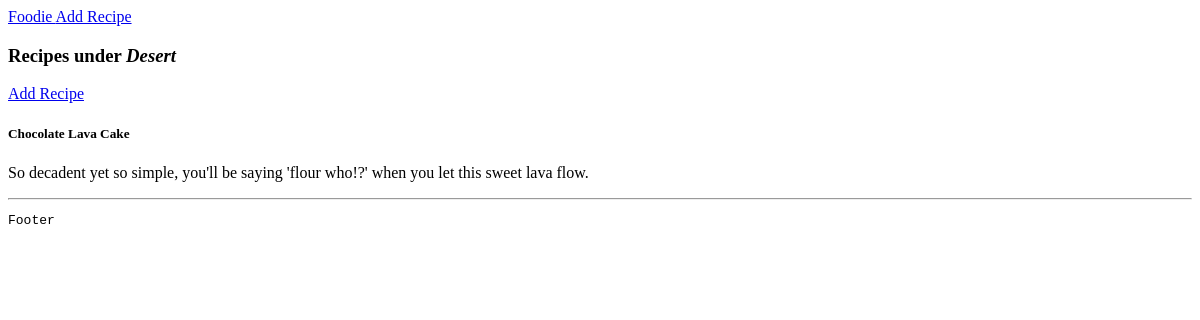
/recipes/2/, run on an earlier commit of the app's database.
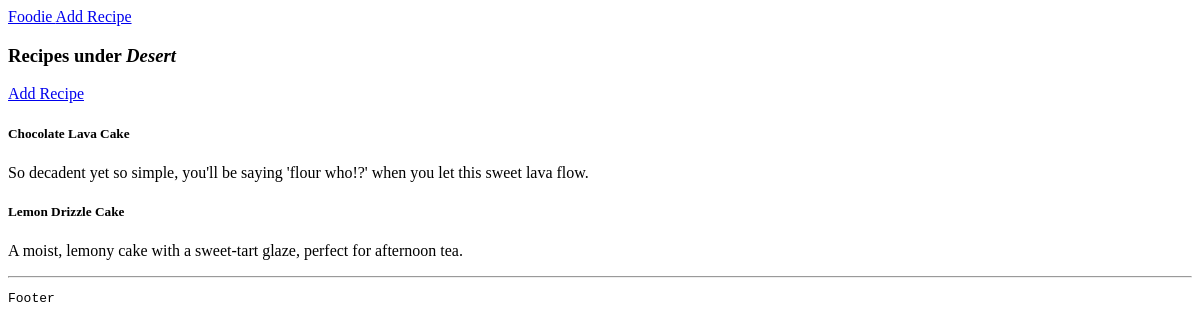
And on a later commit of the database.
### foodie_app/models.py (models this page shows)
class Category(models.Model):
    name = models.CharField(max_length=100)
    date_added = models.DateField(auto_now_add=True)
    class Meta:
        ordering = ["-date_added"]
        verbose_name = "Category"
        verbose_name_plural = "Categories"
    def __str__(self):
        return self.name

### recipes/models.py (models this page shows, shortened)
class Recipe(models.Model):
    name = models.CharField(max_length=100)
    description = models.TextField(null=True, blank=True)
    ingredients = models.TextField()
    directions = models.TextField()
    date_added = models.DateTimeField(auto_now_add=True, null=True, blank=True)
    category = models.ForeignKey(Category, on_delete=models.CASCADE)

### foodie_app/views.py (the view)
# urls.py: path('recipes/', include('recipes.urls')),
def recipes(request, category_id):
    recipes = Recipe.objects.filter(category=category_id)
    category = Category.objects.get(pk=category_id)
    context = {"recipes": recipes, "category": category}
    return render(request, "foodie_app/recipes.html", context)

### foodie_app/templates/foodie_app/recipes.html
{% extends "base.html" %}
{% block content %}
    <h3>Recipes under <i>{{ category }}</i> </h3>
    <a href="{% url "foodie_app:add_recipe_with_genre" category_id=category.id %}">Add Recipe</a>
    <div>
        {% for recipe in recipes %}
            <div>
                <div>
                    <h5> {{ recipe.name }} </h5>
                    <p> {{ recipe.description }}</p>
                </div>
            </div>
        {% endfor %}
    </div>
{% endblock content %}

### templates/base.html (shortened to what this page needs)
<!DOCTYPE html>
<html lang="en">
<head>
</head>
<body>
    <nav>
        <div>
            <a href="{% url "foodie_app:index" %}"> Foodie </a>
            <a href="{% url "foodie_app:add_recipe_no_genre" %}"> Add Recipe </a>
        </div>
    </nav>
    <main>
        <div class="container">
            {% block content %}
            {% endblock content %}
        </div>
    </main>
    <div>
        <hr>
        <footer>
            <pre>Footer</pre>
        </footer>
    </div>
</body>
</html>

What changed in the data, as far as the page shows it:
added Recipe: name "Lemon Drizzle Cake", description "A moist, lemony cake with a sweet-tart glaze, perfect for afternoon tea."
